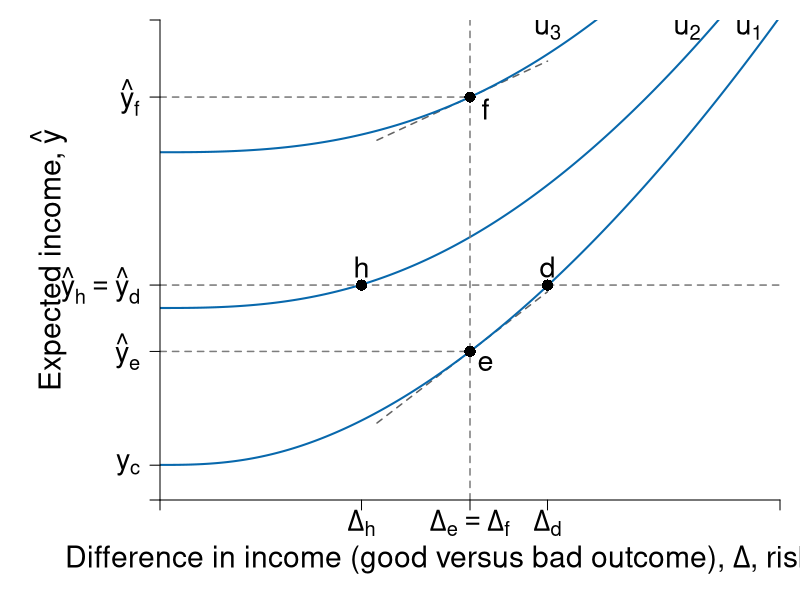

R code for this plot:
#' Graph Designer: Scott Cohn + Simon Halliday
#' Authors: Bowles and Halliday
#' Title: Coordination, Conflict and Competition: A Text in Microeconomics

library("shape")

pdf(file = "risk/risk_averse_dara_c.pdf", width = 9, height = 7)

# Set parameters for graphics
axislabelsize <- 1.8
labelsize <- 1.725
namesize <- 1.8
annotatesize <- 1.5
graphlinewidth <- 2
segmentlinewidth <- 1.5

COL <- c("#7fc97f", "#beaed4", "#fdc086", "#ffff99", "#386cb0", "#f0027f", "#bf5b17", "#666666")
COLA <- c("#e0f3db", "#99d8c9","#66c2a4","#41ae76", "#238b45", "#005824")
COLB <- c("#c6dbef", "#4eb3d3", "#2b8cbe", "#0868ac","#084081")
COLC <- c("#fcfbfd", "#efedf5", "#dadaeb", "#bcbddc", "#9e9ac8", "#807dba", "#6a51a3", "#54278f", "#3f007d")
grays <- gray.colors(25, start = 1, end = 0, alpha = 1)

a <- c(2, 4, 6)
par(mar =  c(5, 8, 1, 1))
xlims <- c(0, 10)
ylims <- c(0, 40)


u <- function(y, delta, a = 3.5, b = 0.1, c = 2){
  y^a - b * delta^c
}

indiff <- function(u, delta, a = 1.5, b = 0.5, c = 4){
  (u + b * delta^c )^(1/a)
}

slopeA <- function(g, slope1 = 0.25, slope2 = 0.08){
  slope1 + 2*slope2*g
}

indiffA2 <- function(g, intercept = 7.8, slope1 = 0.25, slope2 = 0.055){
  intercept  + slope1*g + slope2*g^2
}

slopeA2 <- function(g, slope1 = 0.25, slope2 = 0.055){
  slope1 + 2*slope2*g
}


slopeA3 <- function(g, slope1 = 0.25, slope2 = 0.01){
  slope1 + 2*slope2*g
}

tangentline <- function(b, m, x){
  m*x + b
}

#Plot command 
plot(0, 0, xlim = xlims, ylim = ylims, 
     type = "n",
     xlab = expression(paste("")),
     ylab = expression(paste("")), 
     axes = FALSE,
     cex.lab = axislabelsize, 
     bty = "n", 
     xaxs = "i", 
     yaxs = "i"
)

y1 <- indiff(5, 0.5*xlims[2], c = 2.7)
y2 <- indiff(64, 0.5*xlims[2], c = 2.7) - 4
y3 <- indiff(156, 0.5*xlims[2], c = 2.7)

ticksx <- c(0, 0.325*xlims[2], 0.5*xlims[2], 0.625*xlims[2], xlims[2])
xlabels <- c(NA, expression(paste(Delta[h])), expression(paste(Delta[e] == Delta[f])), expression(paste(Delta[d])), NA)
ticksy <- c(0, 2.9, y1, y2, y3, ylims[2])
ylabels <- c(NA, expression(y[c]), expression(paste(hat(y)[e])), expression(paste(hat(y)[h] == hat(y)[d])), expression(paste(hat(y)[f])), NA)


#Axis labels and draw linear utility function
#mtext(expression(paste("Difference in income (good versus bad outcome), ", Delta, ", risk")), side = 1, line = 2.5, cex = axislabelsize)
text(-1.8, 0.5*ylims[2], expression(paste("Expected income, ", hat(y))), xpd = TRUE, cex = axislabelsize, srt = 90) 
text(0.45*xlims[2], -5, expression(paste("Difference in income (good versus bad outcome), ", Delta, ", risk")), xpd = TRUE, cex = axislabelsize) 

npts <- 500 
xx1 <- seq(xlims[1], xlims[2], length.out = npts)
xx2 <- seq(0.5*xlims[2] - 1.5, 0.5*xlims[2] + 1.25, length.out = npts)

# tangent lines
lines(xx2, tangentline(x = xx2, m = 3.97626, b = -7.500294), col = grays[22], lwd = segmentlinewidth, lty = 2)
lines(xx2, tangentline(x = xx2, m = 2.39591, b = 21.5975), col = grays[22], lwd = segmentlinewidth, lty = 2)

# util curves
for (u in c(5, 64, 156) ) {
  lines(xx1, indiff(u, xx1, c = 2.7), col = COLB[4], lwd = graphlinewidth, lty = 1)  
}

# vertical delta segment
segments(0.5*xlims[2], 0, 0.5*xlims[2], ylims[2], col = grays[20], lwd = segmentlinewidth, lty = 2)

# horizontal segments
segments(0, y1, 0.5*xlims[2], y1, col = grays[20], lwd = segmentlinewidth, lty = 2)
segments(0, y2, indiff(5, 0.75*xlims[2], c = 2.7), y2, col = grays[20], lwd = segmentlinewidth, lty = 2)
segments(0, y3, 0.5*xlims[2], y3, col = grays[20], lwd = segmentlinewidth, lty = 2)

#axis
axis(1, at = ticksx, pos = 0, labels = xlabels, cex.axis = labelsize)
axis(2, at = ticksy, pos = 0, labels = ylabels, las = 1, cex.axis = labelsize)

# points
points(0.5*xlims[2], y1, pch = 16, col = "black", cex = 1.5)
points(0.325*xlims[2], y2, pch = 16, col = "black", cex = 1.5)
points(0.625*xlims[2], y2, pch = 16, col = "black", cex = 1.5)
points(0.5*xlims[2], y3, pch = 16, col = "black", cex = 1.5)

# label points
text(0.5*xlims[2] + 0.25, y1 - 1, expression(paste(e)), cex = labelsize)
text(0.325*xlims[2], y2 + 1.5, expression(paste(h)), cex = labelsize)
text(0.625*xlims[2], y2 + 1.5, expression(paste(d)), cex = labelsize)
text(0.5*xlims[2] + 0.25, y3 - 1, expression(paste(f)), cex = labelsize)

# label indiff
text(0.95*xlims[2], 0.98*ylims[2], expression(paste(u[1])), cex = labelsize)
text(0.85*xlims[2], 0.98*ylims[2], expression(paste(u[2])), cex = labelsize)
text(0.625*xlims[2], 0.98*ylims[2], expression(paste(u[3])), cex = labelsize)

dev.off() 
